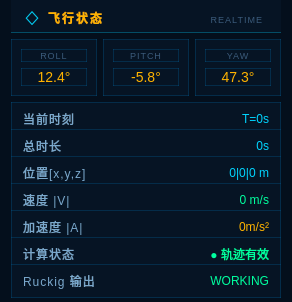
           <widget class="QWidget" name="attitudeGrid" native="true">
            <property name="minimumSize">
             <size>
              <width>0</width>
              <height>250</height>
             </size>
            </property>
            <property name="styleSheet">
             <string notr="true">background-color: #040f1c;</string>
            </property>
            <layout class="QGridLayout" name="gridLayout_2" rowstretch="1,2,0">
             <property name="leftMargin">
              <number>11</number>
             </property>
             <property name="topMargin">
              <number>0</number>
             </property>
             <property name="rightMargin">
              <number>11</number>
             </property>
             <property name="bottomMargin">
              <number>0</number>
             </property>
             <item row="1" column="0">
              <widget class="QWidget" name="widget_2" native="true">
               <property name="maximumSize">
                <size>
                 <width>16777215</width>
                 <height>60</height>
                </size>
               </property>
               <layout class="QHBoxLayout" name="horizontalLayout_5">
                <property name="leftMargin">
                 <number>0</number>
                </property>
                <property name="topMargin">
                 <number>0</number>
                </property>
                <property name="rightMargin">
                 <number>0</number>
                </property>
                <property name="bottomMargin">
                 <number>0</number>
                </property>
                <item>
                 <widget class="QFrame" name="frameRoll">
                  <property name="styleSheet">
                   <string notr="true">background-color: #061424;
border: 1px solid rgba(0, 100, 160, 0.3);
border-radius: 0px;</string>
                  </property>
                  <property name="frameShape">
                   <enum>QFrame::StyledPanel</enum>
                  </property>
                  <property name="frameShadow">
                   <enum>QFrame::Raised</enum>
                  </property>
                  <layout class="QVBoxLayout" name="verticalLayout_11">
                   <item>
                    <widget class="QLabel" name="labelRollTitle">
                     <property name="styleSheet">
                      <string notr="true">font-family: &quot;Share Tech Mono&quot;, monospace;
font-size: 9px;
color: #3a5a7a;
letter-spacing: 1px;
qproperty-alignment: AlignCenter;</string>
                     </property>
                     <property name="text">
                      <string>ROLL</string>
                     </property>
                     <property name="alignment">
                      <set>Qt::AlignCenter</set>
                     </property>
                    </widget>
                   </item>
                   <item>
                    <widget class="QLabel" name="labelRollValue">
                     <property name="styleSheet">
                      <string notr="true">font-family: &quot;Share Tech Mono&quot;, monospace;
font-size: 14px;
color: #ffb300;
qproperty-alignment: AlignCenter;</string>
                     </property>
                     <property name="text">
                      <string>12.4°</string>
                     </property>
                     <property name="alignment">
                      <set>Qt::AlignCenter</set>
                     </property>
                    </widget>
                   </item>
                  </layout>
                 </widget>
                </item>
                <item>
                 <widget class="QFrame" name="framePitch">
                  <property name="styleSheet">
                   <string notr="true">background-color: #061424;
border: 1px solid rgba(0, 100, 160, 0.3);
border-radius: 0px;</string>
                  </property>
                  <property name="frameShape">
                   <enum>QFrame::StyledPanel</enum>
                  </property>
                  <property name="frameShadow">
                   <enum>QFrame::Raised</enum>
                  </property>
                  <layout class="QVBoxLayout" name="verticalLayout_10">
                   <item>
                    <widget class="QLabel" name="labelPitchTitle">
                     <property name="styleSheet">
                      <string notr="true">font-family: &quot;Share Tech Mono&quot;, monospace;
font-size: 9px;
color: #3a5a7a;
letter-spacing: 1px;
qproperty-alignment: AlignCenter;</string>
                     </property>
                     <property name="text">
                      <string>PITCH</string>
                     </property>
                     <property name="alignment">
                      <set>Qt::AlignCenter</set>
                     </property>
                    </widget>
                   </item>
                   <item>
                    <widget class="QLabel" name="labelPitchValue">
                     <property name="styleSheet">
                      <string notr="true">font-family: &quot;Share Tech Mono&quot;, monospace;
font-size: 14px;
color: #ffb300;
qproperty-alignment: AlignCenter;</string>
                     </property>
                     <property name="text">
                      <string>-5.8°</string>
                     </property>
                     <property name="alignment">
                      <set>Qt::AlignCenter</set>
                     </property>
                    </widget>
                   </item>
                  </layout>
                 </widget>
                </item>
                <item>
                 <widget class="QFrame" name="frameYaw">
                  <property name="styleSheet">
                   <string notr="true">background-color: #061424;
border: 1px solid rgba(0, 100, 160, 0.3);
border-radius: 0px;</string>
                  </property>
                  <property name="frameShape">
                   <enum>QFrame::StyledPanel</enum>
                  </property>
                  <property name="frameShadow">
                   <enum>QFrame::Raised</enum>
                  </property>
                  <layout class="QVBoxLayout" name="verticalLayout_12">
                   <item>
                    <widget class="QLabel" name="labelYawTitle">
                     <property name="styleSheet">
                      <string notr="true">font-family: &quot;Share Tech Mono&quot;, monospace;
font-size: 9px;
color: #3a5a7a;
letter-spacing: 1px;
qproperty-alignment: AlignCenter;</string>
                     </property>
                     <property name="text">
                      <string>YAW</string>
                     </property>
                     <property name="alignment">
                      <set>Qt::AlignCenter</set>
                     </property>
                    </widget>
                   </item>
                   <item>
                    <widget class="QLabel" name="labelYawValue">
                     <property name="styleSheet">
                      <string notr="true">font-family: &quot;Share Tech Mono&quot;, monospace;
font-size: 14px;
color: #ffb300;
qproperty-alignment: AlignCenter;</string>
                     </property>
                     <property name="text">
                      <string>47.3°</string>
                     </property>
                     <property name="alignment">
                      <set>Qt::AlignCenter</set>
                     </property>
                    </widget>
                   </item>
                  </layout>
                 </widget>
                </item>
               </layout>
              </widget>
             </item>
             <item row="0" column="0">
              <widget class="QWidget" name="velocityHeader_2" native="true">
               <property name="maximumSize">
                <size>
                 <width>16777215</width>
                 <height>33</height>
                </size>
               </property>
               <property name="styleSheet">
                <string notr="true">background: qlineargradient(x1:0, y1:0, x2:1, y2:0,
    stop:0 rgba(0,212,255,0.08),
    stop:1 transparent);
border-bottom: 1px solid rgba(0, 212, 255, 0.3);
min-height: 32px;
max-height: 32px;
background-color: #061424;</string>
               </property>
               <layout class="QHBoxLayout" name="horizontalLayout_40">
                <property name="leftMargin">
                 <number>11</number>
                </property>
                <property name="topMargin">
                 <number>8</number>
                </property>
                <property name="rightMargin">
                 <number>11</number>
                </property>
                <property name="bottomMargin">
                 <number>11</number>
                </property>
                <item>
                 <widget class="QLabel" name="velocityHeaderIcon_2">
                  <property name="minimumSize">
                   <size>
                    <width>20</width>
                    <height>20</height>
                   </size>
                  </property>
                  <property name="maximumSize">
                   <size>
                    <width>20</width>
                    <height>20</height>
                   </size>
                  </property>
                  <property name="styleSheet">
                   <string notr="true">font-family: &quot;Segoe UI Symbol&quot;, &quot;Arial&quot;, sans-serif;
font-size: 20px;
color: #00d4ff;
background: transparent;
min-width: 20px;
max-width: 20px;
min-height: 20px;
max-height: 20px;
qproperty-alignment: AlignCenter;
border:transparent;</string>
                  </property>
                  <property name="text">
                   <string>◇</string>
                  </property>
                 </widget>
                </item>
                <item>
                 <widget class="QLabel" name="velocityHeaderTitle_2">
                  <property name="minimumSize">
                   <size>
                    <width>70</width>
                    <height>20</height>
                   </size>
                  </property>
                  <property name="maximumSize">
                   <size>
                    <width>70</width>
                    <height>20</height>
                   </size>
                  </property>
                  <property name="styleSheet">
                   <string notr="true">font-family: &quot;Rajdhani&quot;, &quot;Noto Sans SC&quot;, &quot;Microsoft YaHei&quot;;
font-size: 12px;
font-weight: 600;
letter-spacing: 2px;
color: #ffb300;
text-transform: uppercase;
min-width: 70px;
max-width: 70px;
min-height: 20px;
max-height: 20px;
border:transparent;</string>
                  </property>
                  <property name="text">
                   <string>飞行状态</string>
                  </property>
                 </widget>
                </item>
                <item>
                 <spacer name="horizontalSpacer_2">
                  <property name="orientation">
                   <enum>Qt::Horizontal</enum>
                  </property>
                  <property name="sizeHint" stdset="0">
                   <size>
                    <width>40</width>
                    <height>20</height>
                   </size>
                  </property>
                 </spacer>
                </item>
                <item>
                 <widget class="QLabel" name="velocityHeaderBadge_2">
                  <property name="minimumSize">
                   <size>
                    <width>106</width>
                    <height>22</height>
                   </size>
                  </property>
                  <property name="maximumSize">
                   <size>
                    <width>106</width>
                    <height>22</height>
                   </size>
                  </property>
                  <property name="styleSheet">
                   <string notr="true">font-family: &quot;Share Tech Mono&quot;, monospace;
font-size: 9px;
color: #3a5a7a;
letter-spacing: 1px;
border: transparent;
padding: 1px 5px;
background: transparent;
min-width: 96px;
max-width: 96px;
min-height: 20px;
max-height: 20px;</string>
                  </property>
                  <property name="text">
                   <string>REALTIME</string>
                  </property>
                  <property name="alignment">
                   <set>Qt::AlignRight|Qt::AlignTrailing|Qt::AlignVCenter</set>
                  </property>
                 </widget>
                </item>
               </layout>
              </widget>
             </item>
             <item row="2" column="0">
              <widget class="QWidget" name="widgetStatus" native="true">
               <property name="minimumSize">
                <size>
                 <width>0</width>
                 <height>200</height>
                </size>
               </property>
               <property name="maximumSize">
                <size>
                 <width>16777215</width>
                 <height>200</height>
                </size>
               </property>
               <property name="styleSheet">
                <string notr="true">border:transparent;</string>
               </property>
               <layout class="QVBoxLayout" name="verticalLayout_36">
                <property name="spacing">
                 <number>0</number>
                </property>
                <property name="leftMargin">
                 <number>0</number>
                </property>
                <property name="topMargin">
                 <number>0</number>
                </property>
                <property name="rightMargin">
                 <number>0</number>
                </property>
                <property name="bottomMargin">
                 <number>11</number>
                </property>
                <item>
                 <widget class="QWidget" name="widgetCurrentTime" native="true">
                  <property name="minimumSize">
                   <size>
                    <width>0</width>
                    <height>38</height>
                   </size>
                  </property>
                  <property name="maximumSize">
                   <size>
                    <width>16777215</width>
                    <height>38</height>
                   </size>
                  </property>
                  <property name="styleSheet">
                   <string notr="true">background: #061424;
border: 1px solid rgba(0, 100, 160, 0.3);
min-height: 32px;
max-height: 32px;
margin-bottom: 4px;</string>
                  </property>
                  <layout class="QHBoxLayout" name="horizontalLayout_41">
                   <property name="topMargin">
                    <number>0</number>
                   </property>
                   <property name="bottomMargin">
                    <number>0</number>
                   </property>
                   <item>
                    <widget class="QLabel" name="labelTimeCurrent">
                     <property name="styleSheet">
                      <string notr="true">QLabel {
    font-family: &quot;Noto Sans SC&quot;, &quot;Microsoft YaHei&quot;;
    font-size: 12px; /* 建议将 px 改为 pt 以获得更好的高分屏支持 */
    color: #7aa8cc;
    letter-spacing: 1px;
    background: transparent;
	border:transparent;
}</string>
                     </property>
                     <property name="text">
                      <string>当前时刻</string>
                     </property>
                     <property name="alignment">
                      <set>Qt::AlignLeading|Qt::AlignLeft|Qt::AlignVCenter</set>
                     </property>
                    </widget>
                   </item>
                   <item>
                    <widget class="QLabel" name="valueTimeCurrent">
                     <property name="styleSheet">
                      <string notr="true">font-family: &quot;Share Tech Mono&quot;, monospace;
font-size: 12px;
background: transparent;
color:#00d4ff;
border:transparent;</string>
                     </property>
                     <property name="text">
                      <string>T=0s</string>
                     </property>
                     <property name="alignment">
                      <set>Qt::AlignRight|Qt::AlignTrailing|Qt::AlignVCenter</set>
                     </property>
                    </widget>
                   </item>
                  </layout>
                 </widget>
                </item>
                <item>
                 <widget class="QWidget" name="TimeTotalwidget" native="true">
                  <property name="minimumSize">
                   <size>
                    <width>0</width>
                    <height>38</height>
                   </size>
                  </property>
                  <property name="maximumSize">
                   <size>
                    <width>16777215</width>
                    <height>38</height>
                   </size>
                  </property>
                  <property name="styleSheet">
                   <string notr="true">background: #061424;
border: 1px solid rgba(0, 100, 160, 0.3);
min-height: 32px;
max-height: 32px;
margin-bottom: 4px;</string>
                  </property>
                  <layout class="QHBoxLayout" name="horizontalLayout_42">
                   <property name="topMargin">
                    <number>0</number>
                   </property>
                   <property name="bottomMargin">
                    <number>0</number>
                   </property>
                   <item>
                    <widget class="QLabel" name="labelTimeTotal">
                     <property name="styleSheet">
                      <string notr="true">QLabel {
    font-family: &quot;Noto Sans SC&quot;, &quot;Microsoft YaHei&quot;;
    font-size: 12px; /* 建议将 px 改为 pt 以获得更好的高分屏支持 */
    color: #7aa8cc;
    letter-spacing: 1px;
    background: transparent;
  border:transparent;

}</string>
                     </property>
                     <property name="text">
                      <string>总时长</string>
                     </property>
                     <property name="alignment">
                      <set>Qt::AlignLeading|Qt::AlignLeft|Qt::AlignVCenter</set>
                     </property>
                    </widget>
                   </item>
                   <item>
                    <widget class="QLabel" name="valueTimeTotal">
                     <property name="styleSheet">
                      <string notr="true">font-family: &quot;Share Tech Mono&quot;, monospace;
font-size: 12px;
background: transparent;
color:#00d4ff;
border:transparent;</string>
                     </property>
                     <property name="text">
                      <string>0s</string>
                     </property>
                     <property name="alignment">
                      <set>Qt::AlignRight|Qt::AlignTrailing|Qt::AlignVCenter</set>
                     </property>
                    </widget>
                   </item>
                  </layout>
                 </widget>
                </item>
                <item>
                 <widget class="QWidget" name="widgetPosition" native="true">
                  <property name="minimumSize">
                   <size>
                    <width>0</width>
                    <height>38</height>
                   </size>
                  </property>
                  <property name="maximumSize">
                   <size>
                    <width>16777215</width>
                    <height>38</height>
                   </size>
                  </property>
                  <property name="styleSheet">
                   <string notr="true">background: #061424;
border: 1px solid rgba(0, 100, 160, 0.3);
min-height: 32px;
max-height: 32px;
margin-bottom: 4px;</string>
                  </property>
                  <layout class="QHBoxLayout" name="horizontalLayout_43">
                   <property name="topMargin">
                    <number>0</number>
                   </property>
                   <property name="bottomMargin">
                    <number>0</number>
                   </property>
                   <item>
                    <widget class="QLabel" name="labelPosition">
                     <property name="styleSheet">
                      <string notr="true">QLabel {
    font-family: &quot;Noto Sans SC&quot;, &quot;Microsoft YaHei&quot;;
    font-size: 12px; /* 建议将 px 改为 pt 以获得更好的高分屏支持 */
    color: #7aa8cc;
    letter-spacing: 1px;
    background: transparent;
    border:transparent;
}</string>
                     </property>
                     <property name="text">
                      <string>位置[x,y,z]</string>
                     </property>
                    </widget>
                   </item>
                   <item>
                    <widget class="QLabel" name="valuePosition">
                     <property name="styleSheet">
                      <string notr="true">font-family: &quot;Share Tech Mono&quot;, monospace;
font-size: 12px;
background: transparent;
color:#00d4ff;
border:transparent;</string>
                     </property>
                     <property name="text">
                      <string>0|0|0 m</string>
                     </property>
                     <property name="alignment">
                      <set>Qt::AlignRight|Qt::AlignTrailing|Qt::AlignVCenter</set>
                     </property>
                    </widget>
                   </item>
                  </layout>
                 </widget>
                </item>
                <item>
                 <widget class="QWidget" name="widgetSpeed" native="true">
                  <property name="minimumSize">
                   <size>
                    <width>0</width>
                    <height>38</height>
                   </size>
                  </property>
                  <property name="maximumSize">
                   <size>
                    <width>16777215</width>
                    <height>38</height>
                   </size>
                  </property>
                  <property name="styleSheet">
                   <string notr="true">background: #061424;
border: 1px solid rgba(0, 100, 160, 0.3);
min-height: 32px;
max-height: 32px;
margin-bottom: 4px;</string>
                  </property>
                  <layout class="QHBoxLayout" name="horizontalLayout_45">
                   <property name="topMargin">
                    <number>0</number>
                   </property>
                   <property name="bottomMargin">
                    <number>0</number>
                   </property>
                   <item>
                    <widget class="QLabel" name="labelSpeed">
                     <property name="styleSheet">
                      <string notr="true">QLabel {
    font-family: &quot;Noto Sans SC&quot;, &quot;Microsoft YaHei&quot;;
    font-size: 12px; /* 建议将 px 改为 pt 以获得更好的高分屏支持 */
    color: #7aa8cc;
    letter-spacing: 1px;
    background: transparent;
border:transparent;
}</string>
                     </property>
                     <property name="text">
                      <string>速度 |V|</string>
                     </property>
                    </widget>
                   </item>
                   <item>
                    <widget class="QLabel" name="valueSpeed">
                     <property name="styleSheet">
                      <string notr="true">font-family: &quot;Share Tech Mono&quot;, monospace;
font-size: 12px;
background: transparent;
color:#00ff9f;
border:transparent;</string>
                     </property>
                     <property name="text">
                      <string>0 m/s</string>
                     </property>
                     <property name="alignment">
                      <set>Qt::AlignRight|Qt::AlignTrailing|Qt::AlignVCenter</set>
                     </property>
                    </widget>
                   </item>
                  </layout>
                 </widget>
                </item>
                <item>
                 <widget class="QWidget" name="widgetAcc" native="true">
                  <property name="minimumSize">
                   <size>
                    <width>0</width>
                    <height>38</height>
                   </size>
                  </property>
                  <property name="maximumSize">
                   <size>
                    <width>16777215</width>
                    <height>38</height>
                   </size>
                  </property>
                  <property name="styleSheet">
                   <string notr="true">background: #061424;
border: 1px solid rgba(0, 100, 160, 0.3);
min-height: 32px;
max-height: 32px;
margin-bottom: 4px;</string>
                  </property>
                  <layout class="QHBoxLayout" name="horizontalLayout_46">
                   <property name="topMargin">
                    <number>0</number>
                   </property>
                   <property name="bottomMargin">
                    <number>0</number>
                   </property>
                   <item>
                    <widget class="QLabel" name="labelAcc">
                     <property name="styleSheet">
                      <string notr="true">QLabel {
    font-family: &quot;Noto Sans SC&quot;, &quot;Microsoft YaHei&quot;;
    font-size: 12px; /* 建议将 px 改为 pt 以获得更好的高分屏支持 */
    color: #7aa8cc;
    letter-spacing: 1px;
    background: transparent;
	border:transparent;
}</string>
                     </property>
                     <property name="text">
                      <string>加速度 |A|</string>
                     </property>
                    </widget>
                   </item>
                   <item>
                    <widget class="QLabel" name="valueAcc">
                     <property name="styleSheet">
                      <string notr="true">font-family: &quot;Share Tech Mono&quot;, monospace;
font-size: 12px;
background: transparent;
color:#ffb300;
border:transparent;</string>
                     </property>
                     <property name="text">
                      <string>0m/s²</string>
                     </property>
                     <property name="alignment">
                      <set>Qt::AlignRight|Qt::AlignTrailing|Qt::AlignVCenter</set>
                     </property>
                    </widget>
                   </item>
                  </layout>
                 </widget>
                </item>
                <item>
                 <widget class="QWidget" name="widgetStatus_2" native="true">
                  <property name="minimumSize">
                   <size>
                    <width>0</width>
                    <height>38</height>
                   </size>
                  </property>
                  <property name="maximumSize">
                   <size>
                    <width>16777215</width>
                    <height>38</height>
                   </size>
                  </property>
                  <property name="styleSheet">
                   <string notr="true">background: #061424;
border: 1px solid rgba(0, 100, 160, 0.3);
min-height: 32px;
max-height: 32px;
margin-bottom: 4px;</string>
                  </property>
                  <layout class="QHBoxLayout" name="horizontalLayout_47">
                   <property name="topMargin">
                    <number>0</number>
                   </property>
                   <property name="bottomMargin">
                    <number>0</number>
                   </property>
                   <item>
                    <widget class="QLabel" name="labelStatus">
                     <property name="styleSheet">
                      <string notr="true">QLabel {
    font-family: &quot;Noto Sans SC&quot;, &quot;Microsoft YaHei&quot;;
    font-size: 12px; /* 建议将 px 改为 pt 以获得更好的高分屏支持 */
    color: #7aa8cc;
    letter-spacing: 1px;
    background: transparent;
	border:transparent;
}</string>
                     </property>
                     <property name="text">
                      <string>计算状态</string>
                     </property>
                    </widget>
                   </item>
                   <item>
                    <widget class="QLabel" name="valueStatus">
                     <property name="styleSheet">
                      <string notr="true">font-family: &quot;Share Tech Mono&quot;, monospace;
font-size: 12px;
background: transparent;
color:#00ff9f;
border:transparent;</string>
                     </property>
                     <property name="text">
                      <string>● 轨迹有效</string>
                     </property>
                     <property name="alignment">
                      <set>Qt::AlignRight|Qt::AlignTrailing|Qt::AlignVCenter</set>
                     </property>
                    </widget>
                   </item>
                  </layout>
                 </widget>
                </item>
                <item>
                 <widget class="QWidget" name="widgetRuckig" native="true">
                  <property name="minimumSize">
                   <size>
                    <width>0</width>
                    <height>38</height>
                   </size>
                  </property>
                  <property name="maximumSize">
                   <size>
                    <width>16777215</width>
                    <height>38</height>
                   </size>
                  </property>
                  <property name="styleSheet">
                   <string notr="true">background: #061424;
border: 1px solid rgba(0, 100, 160, 0.3);
min-height: 32px;
max-height: 32px;
margin-bottom: 4px;</string>
                  </property>
                  <layout class="QHBoxLayout" name="horizontalLayout_48">
                   <property name="topMargin">
                    <number>0</number>
                   </property>
                   <property name="bottomMargin">
                    <number>0</number>
                   </property>
                   <item>
                    <widget class="QLabel" name="labelRuckig">
                     <property name="styleSheet">
                      <string notr="true">QLabel {
    font-family: &quot;Noto Sans SC&quot;, &quot;Microsoft YaHei&quot;;
    font-size: 12px; /* 建议将 px 改为 pt 以获得更好的高分屏支持 */
    color: #7aa8cc;
    letter-spacing: 1px;
    background: transparent;
border:transparent;
}</string>
                     </property>
                     <property name="text">
                      <string>Ruckig 输出</string>
                     </property>
                    </widget>
                   </item>
                   <item>
                    <widget class="QLabel" name="valueRuckig">
                     <property name="styleSheet">
                      <string notr="true">font-family: &quot;Share Tech Mono&quot;, monospace;
font-size: 12px;
background: transparent;
color:#00ff9f;
border:transparent;</string>
                     </property>
                     <property name="text">
                      <string>WORKING</string>
                     </property>
                     <property name="alignment">
                      <set>Qt::AlignRight|Qt::AlignTrailing|Qt::AlignVCenter</set>
                     </property>
                    </widget>
                   </item>
                  </layout>
                 </widget>
                </item>
               </layout>
              </widget>
             </item>
            </layout>
           </widget>
